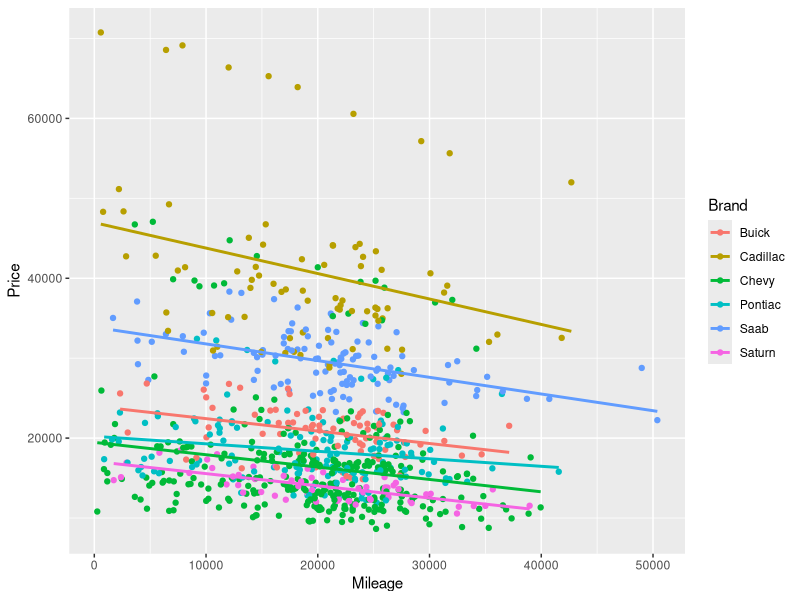
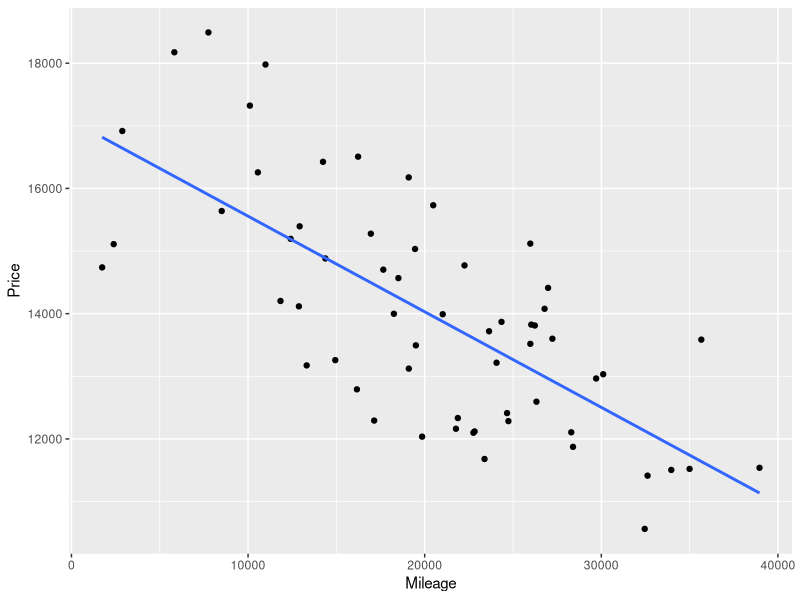
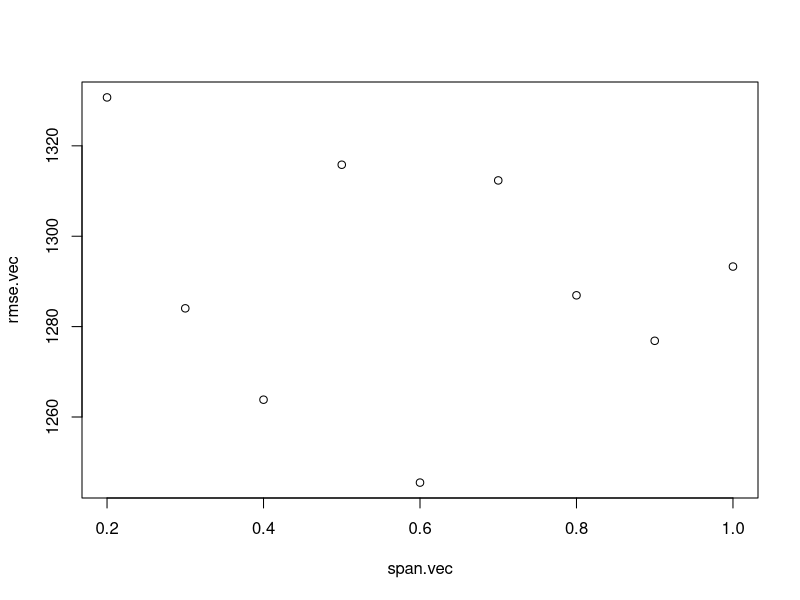
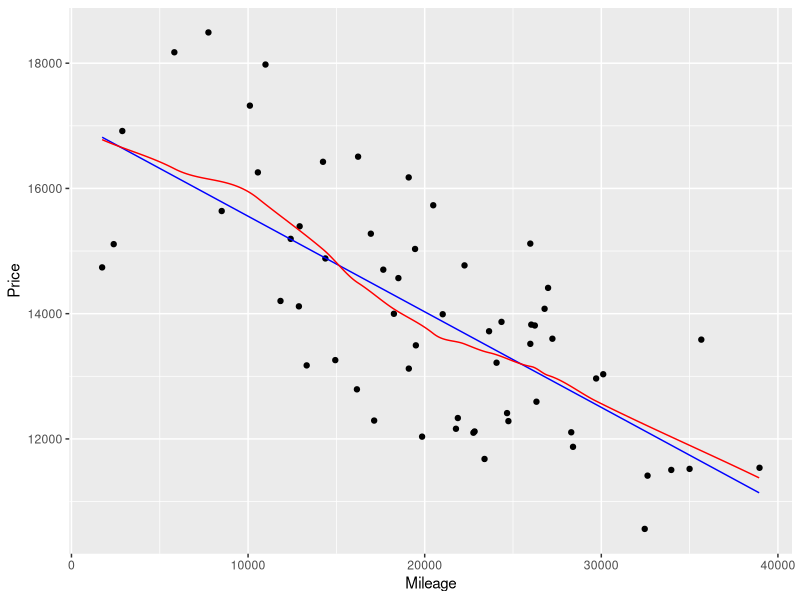

The R source for these figures, in order: (Note: this script raises an error after producing the figures.)
## ---- chunk 1
library(tidyverse)
library(caret)
library(pROC)
## ---- chunk 2
data("cars")
str(cars)
## ---- chunk 3
brand.names <- c("Buick", "Cadillac", "Chevy", "Pontiac", "Saab", "Saturn")
car.types <- c("coupe", "hatchback", "sedan", "wagon")
mycars <- cars %>%
  mutate(Brand = factor(case_when(
    Buick == 1 ~ "Buick",
    Cadillac == 1 ~ "Cadillac",
    Chevy == 1 ~ "Chevy",
    Pontiac == 1 ~ "Pontiac",
    Saab == 1 ~ "Saab",
    Saturn == 1 ~ "Saturn"))) %>%
  mutate(Type = factor(case_when(
    coupe == 1 ~ "coupe",
    hatchback == 1 ~ "hatchback",
    sedan == 1 ~ "sedan",
    wagon == 1 ~ "wagon"))) %>%
  select(!contains(brand.names) & !contains(car.types))
ggplot(mycars, aes(x=Mileage, y=Price, color=Brand)) +
  geom_point() +
  geom_smooth(method="lm", se=FALSE)
## ---- chunk 4
saturn <- mycars %>% filter(Brand == "Saturn")
ggplot(saturn, aes(x=Mileage, y=Price)) + geom_point() +
  geom_smooth(method="lm", se=FALSE)
## ---- chunk 5
set.seed(23948)
k <- 10
folds <- rep(1:k, each=ceiling(nrow(saturn)/k))
folds <- sample(folds, nrow(saturn))
## ---- chunk 6
i <- 1
fit <- lm(Price ~ Mileage, data=saturn[folds != i, ])
RMSE(saturn$Price[folds==i], predict(fit, newdata=saturn[folds==i, ]))
## ---- chunk 7
rmse.vec <- numeric(k)
for(i in 1:k){
  fit <- lm(Price ~ Mileage, data=saturn[folds != i, ])
  rmse.vec[i] <-
    RMSE(saturn$Price[folds==i], predict(fit, newdata=saturn[folds==i, ]))
}
rmse.vec
mean(rmse.vec)
## ---- chunk 8
rmse.vec <- numeric(k)
for(i in 1:k){
  fit <- loess(Price ~ Mileage, data=saturn[folds != i, ], degree=1, span=0.5)
  # Note: na.rm=TRUE is a quick fix because loess won't predict outside the
  # range of training data.
  rmse.vec[i] <-
    RMSE(saturn$Price[folds==i], predict(fit, newdata=saturn[folds==i, ]), na.rm=TRUE)
}
rmse.vec
mean(rmse.vec)
## ---- chunk 9
# Note the dot construction. It passes extra parameters to the modeling function.
rmse.saturn <- function(method=lm, seed=23948, k=10, ...){
  folds <- rep(1:k, each=ceiling(nrow(saturn)/k))
  folds <- sample(folds, nrow(saturn))
  rmse.vec <- numeric(k)
  for(i in 1:k){
    fit <- method(Price ~ Mileage, data=saturn[folds != i, ], ...)
    rmse.vec[i] <-
      RMSE(saturn$Price[folds==i], predict(fit, newdata=saturn[folds==i, ]),
           na.rm=TRUE)
  }
  return(mean(rmse.vec))
}
rmse.saturn(lm)
rmse.saturn(lm, seed=22)
rmse.saturn(loess, degree=1, span=0.5)
## ---- chunk 10
seed <- 20
span.vec <- seq(0.2, 1.0, by=0.1)
rmse.vec <- map_dbl(span.vec,
                    ~rmse.saturn(method=loess, degree=1, span=.x, seed=seed))
plot(x=span.vec, y=rmse.vec)
span.best <- span.vec[which.min(rmse.vec)]
## ---- chunk 11
saturn.plot <- data.frame(
  Mileage = seq(min(saturn$Mileage, na.rm=TRUE), max(saturn$Mileage, na.rm=TRUE), by=100)
)
# Why do it this way, rather than with geom_smooth?
fit.lm <- lm(Price ~ Mileage, data=saturn)
fit.loess <- loess(Price ~ Mileage, data=saturn, degree=1, span=span.best)
saturn.plot$lm.Price <- predict(fit.lm, newdata=saturn.plot)
saturn.plot$loess.Price <- predict(fit.loess, newdata=saturn.plot)
ggplot(saturn) +
  geom_point(aes(x=Mileage, y=Price)) +
  geom_line(data=saturn.plot, aes(x=Mileage, y=lm.Price), color="blue") +
  geom_line(data=saturn.plot, aes(x=Mileage, y=loess.Price), color="red") 
  
## ---- chunk 12
lm.train <- train(
  Price ~ Mileage, data=saturn, method="lm",
  trControl = trainControl(method="cv", number=10)
)
lm.train
## ---- chunk 13
# Warning: This isn't quite the same LOESS method. In this case, I've checked,
# and it seems to give the same results.
#
# Note: modelLookup() can help you remember model names provided by `caret`.
loess.train <- train(
  Price ~ Mileage, data=saturn, method="gamLoess",
  trControl = trainControl(method="cv", number=10),
  tuneGrid = data.frame(span=seq(0.1, 1.0, by=0.05), degree=1)
)
plot(loess.train)
loess.train
## ---- chunk 14
loess.train$bestTune
saturn.plot$train.Price <- predict(loess.train$finalModel, newdata=saturn.plot)
saturn.plot %>%
  pivot_longer(contains("Price"), names_to="Method", values_to="Price") %>%
  ggplot() +
  geom_line(aes(x=Mileage, y=Price, color=Method)) +
  geom_point(data=saturn, aes(x=Mileage, y=Price))
## ---- chunk 15
# Logistic regression works with a 0/1 variable or a factor variable, but
# `caret` functions like factors.
# Adding "C" in front of cylinders to avoid an error related to names starting
# with a number that we run into later.
cad <- mycars %>% filter(Brand=="Cadillac") %>%
  select(Mileage, Price, Cylinder) %>%
  mutate(Cylinder = factor(case_when(
    Cylinder == 6 ~ "C6",
    Cylinder == 8 ~ "C8"
  )))
ggplot(cad) +
  geom_point(aes(x=Mileage, y=Price, color=Cylinder))
## ---- chunk 16
# We'll use the `caret` `createDataPartition` here.
ind <- createDataPartition(cad$Cylinder, p=0.70, list=FALSE)
cad.train <- cad[ind, ]
cad.test <- cad[-ind, ]
table(cad.train$Cylinder)/sum(table(cad.train$Cylinder))
table(cad.test$Cylinder)/sum(table(cad.test$Cylinder))
## ---- chunk 17
cad.fit <- glm(Cylinder ~ Mileage + Price, data=cad.train, family="binomial")
cad.prob <- predict(cad.fit, newdata=cad.test, type="response")
# One quick way to try to deal with imbalance in categories in the training set
# is to set the threshold equal to the percentage in the top class.
cad.pred <- factor(if_else(cad.prob >= 0.75, "C8", "C6"))
# The `caret` confusionMatrix` command gives a good summary.
# Remember that `data` is actually the predicted values, and
# `reference` is actually the real observed values.
# We also need to tell it which is the "positive" class.
# `glm` assumes that the last class is positive, but by default 
# `confusionMatrix` goes the other way if we don't correct it.
confusionMatrix(data=cad.pred, reference=cad.test$Cylinder, positive="C8")
## ---- chunk 18
# Note that `train` allows extra parameters for the model to be entered. 
# In this case `family`.
cad.fit2 <- train(Cylinder ~ Mileage + Price, data=cad.train, method="glm",
                  trControl=trainControl(method="cv", number=10),
                  family="binomial")
cad.fit2
cad.fit2$finalModel
confusionMatrix(cad.fit2)
## ---- chunk 19
# To plot a ROC curve, we need to save the probability calculations from the 
# logistic regression in `train`.
cad.fit3 <- train(Cylinder ~ Mileage + Price, data=cad.train, method="glm",
                  trControl=trainControl(method="repeatedcv", number=10, repeats=20,
                                         savePredictions="final", classProbs=TRUE),
                  family="binomial")
cad.fit3$pred
cad.roc <- roc(cad.fit3$pred$obs ~ cad.fit3$pred$C8)
ggroc(cad.roc) +
  geom_text(aes(x=cad.roc$specificities, y=cad.roc$sensitivities,
                label=round(cad.roc$thresholds, 3), hjust=1, vjust=0))
auc(cad.roc)
